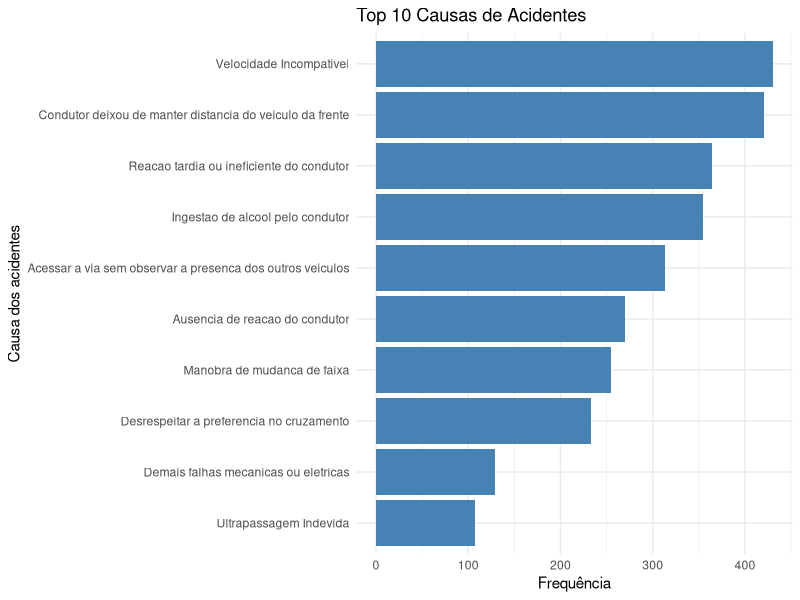
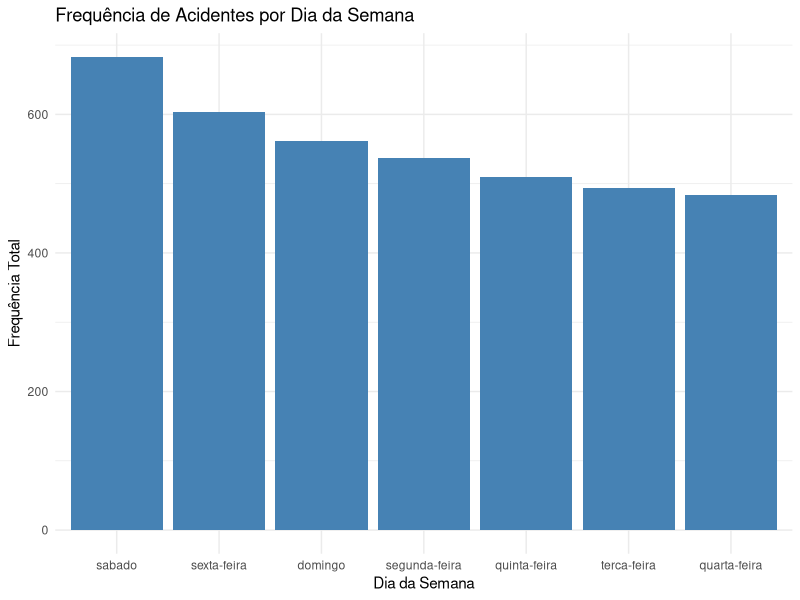
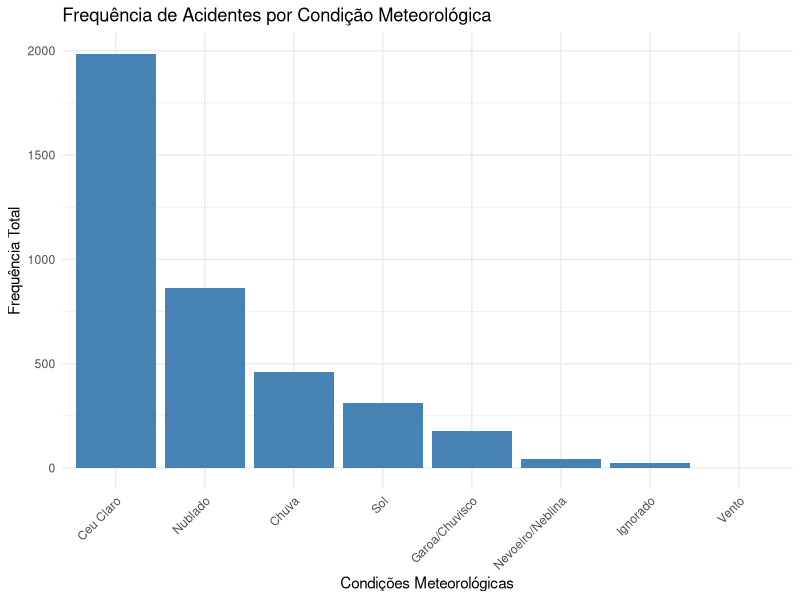
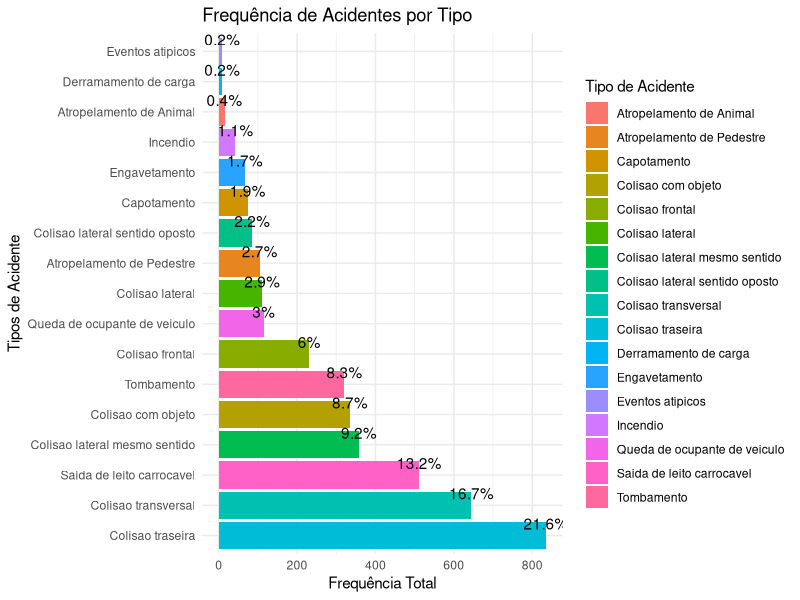

Here is the R script that generated these plots, in order: (Note: this script raises an error after producing the figures.)
dados = read.csv2("datatran2021.csv")

dados[sapply(dados, is.character)] = lapply(dados[sapply(dados, is.character)], as.factor)
summary(dados)

#Frequência da causa de acidentes
ftabela = table(dados$causa_acidente, useNA = "ifany") 
ptabela = round(prop.table(ftabela)*100,1)
tabela1 <- data.frame(Causa_dos_acidentes = names(ftabela), Frequencia = as.vector(ftabela), Porcentagem = as.vector(ptabela))
tabela1 <- tabela1[order(-tabela1$Frequencia), ]
colnames(tabela1) <- c("Causa dos acidentes","Frequencia","Porcentagem") 
tabela1
write.table(tabela1,"Tabela.csv", sep=";", dec=",", row.names=FALSE)

#Gráfico da frequência
top_n <- 10
tabela_top <- tabela1[1:top_n, ]

library(ggplot2)
ggplot(tabela_top, aes(x = reorder(`Causa dos acidentes`, Frequencia), y = Frequencia)) +
  geom_bar(stat="identity", fill="steelblue") +
  coord_flip() +
  xlab("Causa dos acidentes") +
  ylab("Frequência") +
  ggtitle(paste("Top", top_n, "Causas de Acidentes")) +
  theme_minimal()

#Qual dia da semana ocorre mais acidentes
diatabela = table(dados$dia_semana, useNA = "ifany")
ptabela = round(prop.table(diatabela)*100,1)
tabela2 <- data.frame(Dias_semana = names(diatabela), Frequencia = as.vector(diatabela), Porcentagem = as.vector(ptabela))
tabela2 <- tabela2[order(-tabela2$Frequencia), ]
write.table(tabela2,"Tabela2.csv", sep=";", dec=",", row.names=FALSE)

#Gráfico de frequencia de acidentes por cada dia de semana
library(ggplot2)
ggplot(tabela2, aes(x = reorder(Dias_semana, -Frequencia), y = Frequencia)) +
  geom_bar(stat = "identity", fill = "steelblue") +
  labs(title = "Frequência de Acidentes por Dia da Semana", x = "Dia da Semana", y = "Frequência Total") +
  theme_minimal()


#Condição metereológica
dtabela = table(dados$condicao_metereologica, useNA = "ifany")
ptabela = round(prop.table(dtabela)*100,1)
tabela3 <- data.frame(condicao_meteorologica = names(dtabela), Frequencia = as.vector(dtabela), Porcentagem = as.vector(ptabela))         ##BRUNO: cpa faz sentido colocar a fase do dia na msm tabela (n sei fazer isso)
tabela3 <- tabela3[order(-tabela3$Frequencia), ]
write.table(tabela3,"Tabela3.csv", sep=";", dec=",", row.names=FALSE)

#Gráfico da relação  frequência de acidentes em cada condição metereológica
tabela3$condicao_meteorologica <- factor(tabela3$condicao_meteorologica, levels = tabela3$condicao_meteorologica)
ggplot(data = tabela3, aes(x = condicao_meteorologica, y = Frequencia)) +
  geom_bar(stat = "identity", fill = "steelblue") +
  labs(title = "Frequência de Acidentes por Condição Meteorológica",
       x = "Condições Meteorológicas",
       y = "Frequência Total") +
  theme_minimal() +
  theme(axis.text.x = element_text(angle = 45, hjust = 1))


#Tipo de Acidente
tipotabela = table(dados$tipo_acidente, useNA = "ifany")
ptabela = round(prop.table(tipotabela)*100,1)
tabela4 <- data.frame(Tipos_acidente = names(tipotabela), Frequencia = as.vector(tipotabela), Porcentagem = as.vector(ptabela))
tabela4 <- tabela4[order(-tabela4$Frequencia), ]
colnames(tabela4) <- c("Tipo de Acidente","Frequencia Total","Porcentagem")
write.table(tabela4,"Tabela4.csv", sep=";", dec=",", row.names=FALSE)


#Gráfico dos tipos de acidentes
ggplot(data = tabela4, aes(x = factor(`Tipo de Acidente`, levels = tabela4$`Tipo de Acidente`), 
                           y = `Frequencia Total`, fill = `Tipo de Acidente`)) +
  geom_bar(stat = "identity", position = position_dodge(0.9)) +
  geom_text(aes(label = paste0(Porcentagem, "%")), 
            position = position_dodge(0.9), 
            vjust = -0.5,  
            color = "black") +
  labs(title = "Frequência de Acidentes por Tipo",
       x = "Tipos de Acidente",
       y = "Frequência Total") +
  theme_minimal() +
  coord_flip()

#Cidade com mais acidentes
cidadetabela = table(dados$municipio, useNA = "ifany")
ptabela = round(prop.table(cidadetabela)*100,1)
tabela5 <- data.frame(Cidade_tabela = names(cidadetabela), Frequencia = as.vector(cidadetabela), Porcentagem = as.vector(ptabela))
tabela5 <- tabela5[order(-tabela5$Frequencia), ]
colnames(tabela5) <- c("Municipio","Frequencia Total","Porcentagem")
write.table(tabela5,"Tabela5.csv", sep=";", dec=",", row.names=FALSE)

#Gráfico das 5 cidades com mais acidentes
ggplot(tabela_top, aes(x = reorder(Municipio, -`Frequencia Total`), y = `Frequencia Total`)) +
  geom_bar(stat = "identity", fill = "steelblue") +
  coord_flip() +
  xlab("Município") +
  ylab("Frequência Total") +
  ggtitle(paste("Top", top_n, "Cidades com Mais Acidentes")) +
  theme_minimal() +
  geom_text(aes(label = `Frequencia Total`), 
            position = position_stack(vjust = 0.5), 
            hjust = -0.2, 
            color = "black")



#Taxa de mortalidade dos acidentes por causa do acidente
library(dplyr)
library(ggplot2)

acidentes_fatais <- dados %>% filter(mortos >= 1)

causa_acidente_fatal <- acidentes_fatais %>%
  group_by(causa_acidente) %>%
  summarise(total_mortos = sum(mortos)) %>%
  arrange(desc(total_mortos))

dados <- dados %>% mutate(acidente_fatal = ifelse(mortos > 0, 1, 0))

acidentes_por_causa <- dados %>%
  group_by(causa_acidente) %>%
  summarise(
    total_acidentes = n(),
    acidentes_fatais = sum(acidente_fatal)
  ) %>%
  mutate(taxa_mortalidade = acidentes_fatais / total_acidentes * 100) %>%
  arrange(desc(taxa_mortalidade)) %>%
  top_n(5, taxa_mortalidade)  # Selecionando as 5 principais causas

# Organizando as causas no gráfico
acidentes_barras <- acidentes_por_causa %>%
  arrange(desc(taxa_mortalidade)) %>%
  mutate(causa_acidente = factor(causa_acidente, levels = causa_acidente))

# Criando o gráfico de barras
ggplot(acidentes_barras, aes(x = reorder(causa_acidente, -taxa_mortalidade), y = taxa_mortalidade)) +
  geom_bar(stat = "identity", fill = "steelblue") +
  geom_text(aes(label = paste0(round(taxa_mortalidade, 2), "%")), 
            vjust = ifelse(acidentes_barras$taxa_mortalidade > 5, -0.3, 1.5), # Ajusta a posição dependendo do valor
            size = 3.5, color = "black") +
  labs(x = "Causa do Acidente", y = "Taxa de Mortalidade (%)", title = "Top 5 Causas de Mortalidade por Acidente") +
  theme_minimal() +
  theme(axis.text.x = element_text(angle = 45, hjust = 1)) +
  ylim(0, max(acidentes_barras$taxa_mortalidade) * 1.2)  # Aumenta o limite do eixo y para dar mais espaço


#Quantidade de feridos por causa de acidente
acidentes_feridos <- dados %>% filter(feridos >= 1)
causa_acidente_ferido <- acidentes_feridos %>%
  group_by(causa_acidente) %>%
  summarise(total_feridos = sum(feridos)) %>%
  arrange(desc(total_feridos))

library(dplyr)
library(ggplot2)


# Filtrando os 5 maiores valores de feridos
causa_acidente_top5 <- acidentes_feridos %>%
  group_by(causa_acidente) %>%
  summarise(total_feridos = sum(feridos)) %>%
  arrange(desc(total_feridos)) %>%
  slice_max(order_by = total_feridos, n = 5) %>%  # Mantém apenas o Top 5
  mutate(causa_acidente = factor(causa_acidente, levels = causa_acidente))

# Criando o gráfico de barras para o Top 5 com tamanho da letra ajustado
ggplot(causa_acidente_top5, aes(x = reorder(causa_acidente, -total_feridos), y = total_feridos)) +
  geom_bar(stat = "identity", fill = "coral") +
  geom_text(aes(label = total_feridos), vjust = -0.3, size = 3.5) +
  labs(x = "Causa do Acidente", y = "Total de Feridos", title = "Top 5: Total de Feridos por Causa do Acidente") +
  theme_minimal() +
  theme(
    axis.text.x = element_text(angle = 45, hjust = 1, size = 8)  # Reduz o tamanho da letra das causas para 8
  ) +
  ylim(0, max(causa_acidente_top5$total_feridos) * 1.1)  # Aumenta o limite do eixo y

#Gravidade por tipo de acidente
gravidade_por_tipo_acidente <- dados %>%
  group_by(tipo_acidente) %>%
  summarise(
    total_mortes = sum(mortos),
    total_feridos = sum(feridos),
    total_acidentes = n()
  ) %>%
  mutate(
    media_mortes_por_acidente = total_mortes / total_acidentes,
    media_feridos_por_acidente = total_feridos / total_acidentes
  ) %>%
  arrange(desc(total_mortes))

# Gráfico de dispersão (média de mortes vs média de feridos)
library(ggplot2)
ggplot(gravidade_por_tipo_acidente, aes(x = media_feridos_por_acidente, y = media_mortes_por_acidente)) +
  geom_point(aes(size = total_acidentes, color = tipo_acidente), alpha = 0.7) +  # Pontos proporcionais ao total de acidentes
  labs(
    x = "Média de Feridos por Acidente",
    y = "Média de Mortes por Acidente",
    title = "Gravidade dos Acidentes por Tipo de Acidente",
    size = "Total de Acidentes"
  ) +
  theme_minimal() +
  theme(legend.position = "bottom")
